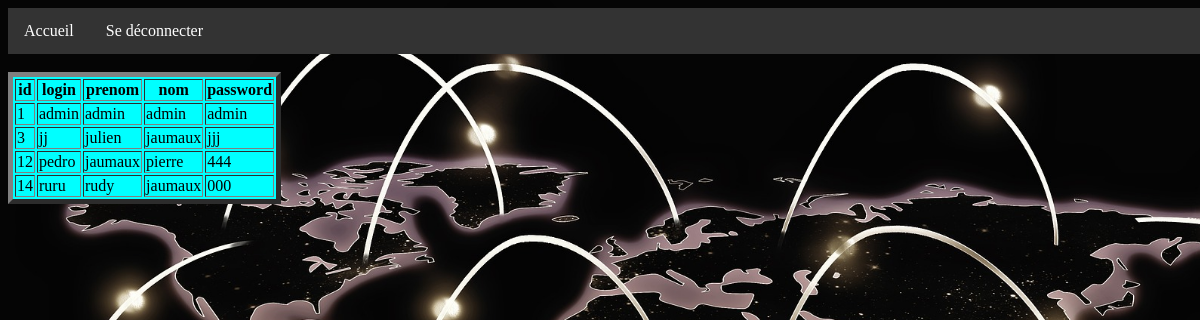
The app's page /admin.php with its own data.
### tables this page shows
CREATE TABLE `utilisateurs` (
  `id` int(11) NOT NULL,
  `login` varchar(255) NOT NULL,
  `prenom` varchar(255) NOT NULL,
  `nom` varchar(255) NOT NULL,
  `password` varchar(255) NOT NULL
);

### admin.php (the view, shortened to what this page needs)
<?php
$mysqli = new mysqli("localhost", "root", "", "moduleconnexion");
   $request = $mysqli->query("SELECT * FROM `utilisateurs` ");
    $results = $request->fetch_array(MYSQLI_ASSOC);
    ?>
<!DOCTYPE html>
<html lang="en">
<head>
    <link rel="stylesheet" href="style.css">
</head>
<body>
<nav>
        <ul>
            <li><a href="index.php">Accueil</a></li>
            <li><a href="./logout.php">Se déconnecter</a></li>
        </ul>
    </nav>
    <br>
    <div class = "tableau">
    <?php
        echo "<table border='5' solid green ><tr>";
        foreach ($results as $key => $value)
            {
            echo " <th> " . $key . " </th> ";
            }
            echo "</tr>";
            while ($results != NULL)
            {
            echo "<tr>";
            foreach ($results as $value)
            {
                    echo "<td>" . $value . "</td>";
            }
            echo "</tr>";
            $results = $request -> fetch_array(MYSQLI_ASSOC);
        }
        echo "</table>";
    ?>
</body>
</html>

### style.css (style rules this page uses)
body { background-image: url("images/connexion.jpg"); background-size: cover; background-repeat: no-repeat; width: 100%; height: 600px; }
ul { list-style-type: none; margin: 0; padding: 0; list-style-type: none; overflow: hidden; background-color: #333; }
li { float: left; }
li a { display: block; color: white; text-align: center; padding: 14px 16px; text-decoration: none; }
.tableau { background-color: aqua; width: 270px; height: auto; }

### records on screen
utilisateurs: id "1"
utilisateurs: id "3", login "jj", prenom "julien", nom "jaumaux", password "jjj"
utilisateurs: id "12", login "pedro", prenom "jaumaux", nom "pierre", password "444"
utilisateurs: id "14", login "ruru", prenom "rudy", nom "jaumaux", password "000"

### other values on screen
$key "id"
$key "login"
$key "prenom"
$key "nom"
$key "password"
$value "admin"
